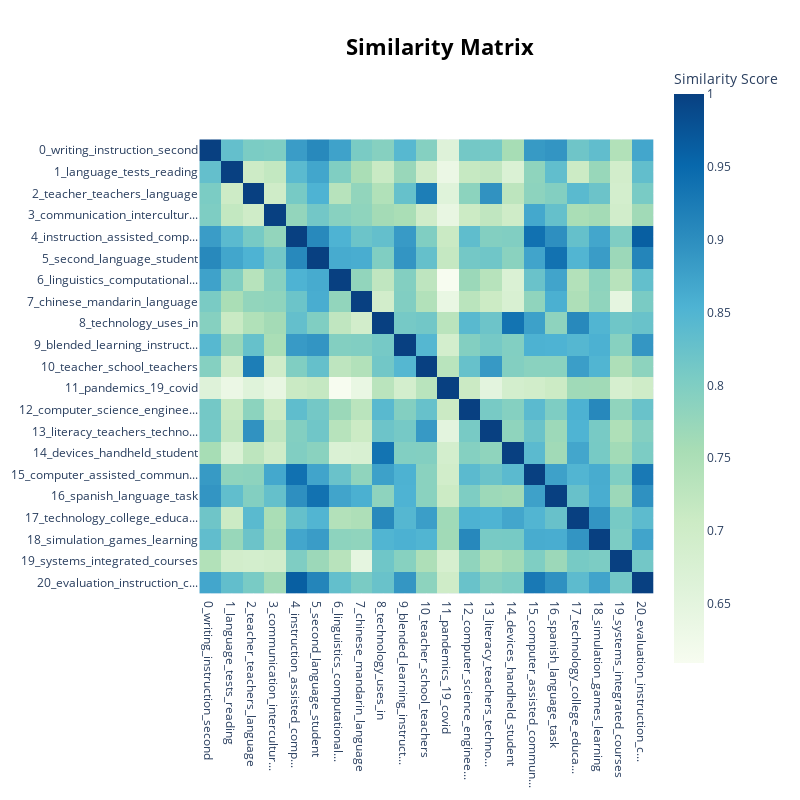

Here is the notebook cell this chart was saved with:
### Code cell
model.visualize_heatmap()

### Figure 1 — Plotly figure (JSON) as saved in the notebook; plotly's stock layout.template omitted (floating-point values rounded to 4 significant figures; data arrays with more than 128 entries replaced by an {"elided": "..."} marker saying what was removed)
{"data": [{"coloraxis": "coloraxis", "hovertemplate": "x: %{x}<br>y: %{y}<br>Similarity Score: %{z}<extra></extra>", "name": "0", "type": "heatmap", "x": ["0_writing_instruction_second", "1_language_tests_reading", "2_teacher_teachers_language", "3_communication_intercultur...", "4_instruction_assisted_comp...", "5_second_language_student", "6_linguistics_computational...", "7_chinese_mandarin_language", "8_technology_uses_in", "9_blended_learning_instruct...", "10_teacher_school_teachers", "11_pandemics_19_covid", "12_computer_science_enginee...", "13_literacy_teachers_techno...", "14_devices_handheld_student", "15_computer_assisted_commun...", "16_spanish_language_task", "17_technology_college_educa...", "18_simulation_games_learning", "19_systems_integrated_courses", "20_evaluation_instruction_c..."], "xaxis": "x", "y": ["0_writing_instruction_second", "1_language_tests_reading", "2_teacher_teachers_language", "3_communication_intercultur...", "4_instruction_assisted_comp...", "5_second_language_student", "6_linguistics_computational...", "7_chinese_mandarin_language", "8_technology_uses_in", "9_blended_learning_instruct...", "10_teacher_school_teachers", "11_pandemics_19_covid", "12_computer_science_enginee...", "13_literacy_teachers_techno...", "14_devices_handheld_student", "15_computer_assisted_commun...", "16_spanish_language_task", "17_technology_college_educa...", "18_simulation_games_learning", "19_systems_integrated_courses", "20_evaluation_instruction_c..."], "yaxis": "y", "z": {"elided": "21x21 float values"}}], "layout": {"coloraxis": {"colorbar": {"title": {"text": "Similarity Score"}}, "colorscale": [[0, "rgb(247,252,240)"], [0.125, "rgb(224,243,219)"], [0.25, "rgb(204,235,197)"], [0.375, "rgb(168,221,181)"], [0.5, "rgb(123,204,196)"], [0.625, "rgb(78,179,211)"], [0.75, "rgb(43,140,190)"], [0.875, "rgb(8,104,172)"], [1, "rgb(8,64,129)"]]}, "height": 800, "hoverlabel": {"bgcolor": "white", "font": {"family": "Rockwell", "size": 16}}, "legend": {"title": {"text": "Trend"}}, "margin": {"t": 60}, "showlegend": true, "title": {"font": {"color": "Black", "size": 22}, "text": "<b>Similarity Matrix</b>", "x": 0.55, "xanchor": "center", "y": 0.95, "yanchor": "top"}, "width": 800, "xaxis": {"anchor": "y", "constrain": "domain", "domain": [0, 1], "scaleanchor": "y"}, "yaxis": {"anchor": "x", "autorange": "reversed", "constrain": "domain", "domain": [0, 1]}}}
